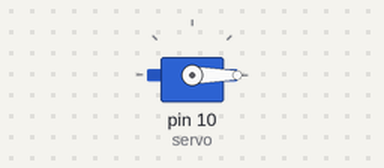
This sketch was run on a simulated Arduino Uno, built with avr-gcc and run on an emulated ATmega328P. On the bench: servo.

Above: at 0.05 s.
At 1.5 s:
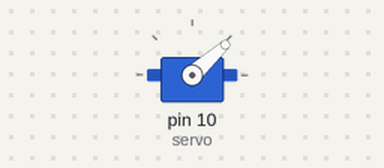
At 3.0 s:
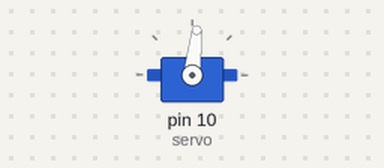
At 6.0 s:
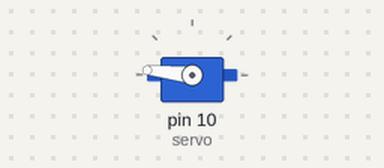
Timing chart, 0 to 7.8 s (numbered marks = the images above):
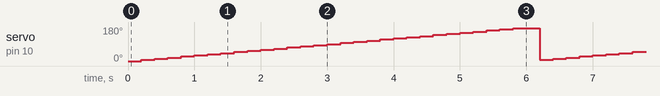

Measured:
- by itself, servo on pin 10 (servo): ramps from 6° to 174° and jumps back, once every 6.0 s

The sketch:

Servomech.ino
```cpp
#include <Servo.h>
Servo servo;
int pozycja = 0;
int zmiana = 6;
void setup() {
  // put your setup code here, to run once:
  servo.attach(10);
}

void loop() {
  // put your main code here, to run repeatedly:
  if (pozycja < 180 ) {
    servo.write(pozycja);
  } else {
    pozycja = 0;
  }
  pozycja = pozycja + zmiana;
  delay(200);
}
```
